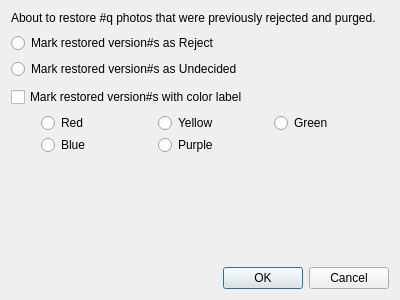
<?xml version="1.0" encoding="UTF-8"?>
<ui version="4.0">
 <class>RestoreDialog</class>
 <widget class="QDialog" name="RestoreDialog">
  <property name="geometry">
   <rect>
    <x>0</x>
    <y>0</y>
    <width>400</width>
    <height>300</height>
   </rect>
  </property>
  <property name="windowTitle">
   <string>Restore previous rejects</string>
  </property>
  <layout class="QVBoxLayout" name="verticalLayout">
   <item>
    <widget class="QLabel" name="mainLabelLong">
     <property name="text">
      <string>About to restore #q photos that were previously rejected and purged.</string>
     </property>
     <property name="wordWrap">
      <bool>true</bool>
     </property>
    </widget>
   </item>
   <item>
    <spacer name="verticalSpacer_3">
     <property name="orientation">
      <enum>Qt::Vertical</enum>
     </property>
     <property name="sizeType">
      <enum>QSizePolicy::Fixed</enum>
     </property>
     <property name="sizeHint" stdset="0">
      <size>
       <width>20</width>
       <height>2</height>
      </size>
     </property>
    </spacer>
   </item>
   <item>
    <widget class="QRadioButton" name="radioButton">
     <property name="text">
      <string>Mark restored version#s as Reject</string>
     </property>
    </widget>
   </item>
   <item>
    <widget class="QRadioButton" name="radioButton_2">
     <property name="text">
      <string>Mark restored version#s as Undecided</string>
     </property>
    </widget>
   </item>
   <item>
    <spacer name="verticalSpacer_2">
     <property name="orientation">
      <enum>Qt::Vertical</enum>
     </property>
     <property name="sizeType">
      <enum>QSizePolicy::Fixed</enum>
     </property>
     <property name="sizeHint" stdset="0">
      <size>
       <width>20</width>
       <height>2</height>
      </size>
     </property>
    </spacer>
   </item>
   <item>
    <widget class="QCheckBox" name="checkBox">
     <property name="text">
      <string>Mark restored version#s with color label</string>
     </property>
    </widget>
   </item>
   <item>
    <widget class="QWidget" name="colorContainer" native="true">
     <layout class="QGridLayout" name="gridLayout">
      <property name="leftMargin">
       <number>30</number>
      </property>
      <property name="topMargin">
       <number>0</number>
      </property>
      <property name="rightMargin">
       <number>0</number>
      </property>
      <property name="bottomMargin">
       <number>0</number>
      </property>
      <property name="spacing">
       <number>2</number>
      </property>
      <item row="0" column="2">
       <widget class="QRadioButton" name="green">
        <property name="text">
         <string>Green</string>
        </property>
       </widget>
      </item>
      <item row="0" column="0">
       <widget class="QRadioButton" name="red">
        <property name="text">
         <string>Red</string>
        </property>
       </widget>
      </item>
      <item row="0" column="1">
       <widget class="QRadioButton" name="yellow">
        <property name="text">
         <string>Yellow</string>
        </property>
       </widget>
      </item>
      <item row="1" column="0">
       <widget class="QRadioButton" name="blue">
        <property name="text">
         <string>Blue</string>
        </property>
       </widget>
      </item>
      <item row="1" column="1">
       <widget class="QRadioButton" name="purple">
        <property name="text">
         <string>Purple</string>
        </property>
       </widget>
      </item>
     </layout>
    </widget>
   </item>
   <item>
    <spacer name="verticalSpacer">
     <property name="orientation">
      <enum>Qt::Vertical</enum>
     </property>
     <property name="sizeHint" stdset="0">
      <size>
       <width>20</width>
       <height>40</height>
      </size>
     </property>
    </spacer>
   </item>
   <item>
    <widget class="QDialogButtonBox" name="buttonBox">
     <property name="orientation">
      <enum>Qt::Horizontal</enum>
     </property>
     <property name="standardButtons">
      <set>QDialogButtonBox::Cancel|QDialogButtonBox::Ok</set>
     </property>
    </widget>
   </item>
  </layout>
 </widget>
 <resources/>
 <connections>
  <connection>
   <sender>buttonBox</sender>
   <signal>accepted()</signal>
   <receiver>RestoreDialog</receiver>
   <slot>accept()</slot>
   <hints>
    <hint type="sourcelabel">
     <x>248</x>
     <y>254</y>
    </hint>
    <hint type="destinationlabel">
     <x>157</x>
     <y>274</y>
    </hint>
   </hints>
  </connection>
  <connection>
   <sender>buttonBox</sender>
   <signal>rejected()</signal>
   <receiver>RestoreDialog</receiver>
   <slot>reject()</slot>
   <hints>
    <hint type="sourcelabel">
     <x>316</x>
     <y>260</y>
    </hint>
    <hint type="destinationlabel">
     <x>286</x>
     <y>274</y>
    </hint>
   </hints>
  </connection>
 </connections>
</ui>
